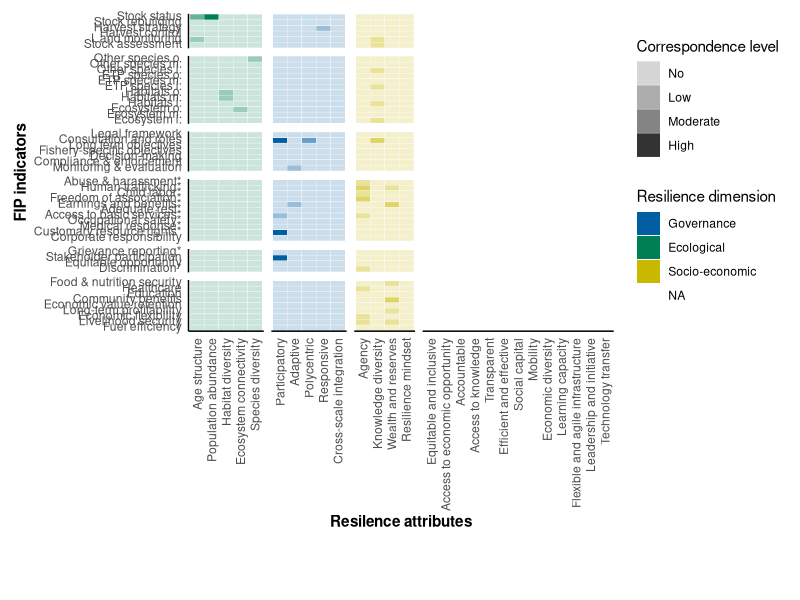

This chart was generated by the following R code: (Note: this script raises an error after producing the figure.)
library(tidyverse)
library(scales)
library(ggtext)  # Load ggtext for markdown-based styling



i<- read_csv("data/indicator_meta.csv") %>% 
  select(indicator_code, code, i_short, core, levels_i)


df <- read_csv("data/processed_data/tier1_data.csv") %>% 
  rename(assessment_p= assessment_principle) %>% 
  rename(score= indicator_attribute_score) %>% 
  rename(att_dimension = attribute_dimension)



df<- left_join(df, i) 

# Create the indicator_order column
df <- df %>%
  arrange(assessment, principle, code) %>%
  mutate(indicator_order = as.integer(factor(interaction(assessment, principle, code),
                                             levels = unique(interaction(assessment, principle, code))))) %>% 
  mutate(assessment_principle = paste(assessment, principle, sep = " - ")) 





dimension_order <- c("Ecological", "Governance", "Socio-economic")

# Sort the dataframe by the specified dimension order, category, attribute, and indicator_order
df_sorted <- df %>%
  arrange(factor(att_dimension, levels = dimension_order), attribute, indicator_order)

# Define a color palette for dimensions
dimension_colors <- c("Ecological" = "#007F54",  # Darker green for Ecological
                      "Governance" = "#005EA2",  # Darker blue for Governance
                      "Socio-economic" = "#C9B800")  # Darker yellow for Socio-economic


# Create the dim_color column based on att_dimension
df_sorted <- df_sorted %>%
  mutate(dim_color = recode(att_dimension,
                            "Ecological" = "#007F54",
                            "Governance" = "#005EA2",
                            "Socio-economic" = "#C9B800"))

# Arrange indicator_code by assessment, assessment_principle, and descending order
df_sorted <- df_sorted %>%
  arrange(assessment, assessment_principle, desc(code))

# Identify the indicators that should be bolded
bold_indicators <- df_sorted %>%
  filter(score %in% c(3)) %>%
  pull(i_short) %>%
  unique()

# Create a new column for labels with markdown-style bolding
df_sorted <- df_sorted %>%
  mutate(indicator_label = ifelse(i_short %in% bold_indicators, paste0("**", i_short, "**"), i_short))

# Create a logical order for attributes based on the computed average scores

# Calculate the average score by attribute to define the correct order
attribute_order <- df_sorted %>%
  group_by(attribute) %>%
  summarise(avg_score = mean(score, na.rm = TRUE)) %>%
  arrange(desc(avg_score))  # Order by descending average score

# Ensure 'attribute_order' column is available for sorting
attribute_order <- attribute_order %>%
  mutate(attribute_ordered = factor(attribute, levels = attribute))

#attribute_order <- attribute_order %>%
 # ungroup() %>%
  #mutate(attribute_ordered = factor(attribute, levels = unique(attribute)))

# Now apply this order to the dataframe
df_sorted <- df_sorted %>%
  mutate(attribute = factor(attribute, levels = attribute_order$attribute_ordered)) %>%
  arrange(factor(attribute, levels = levels(attribute_order$attribute_ordered)))


# Re-sort the dataframe based on the new attribute order
df_sorted <- df_sorted %>%
  mutate(attribute = factor(attribute, levels = attribute_order$attribute_ordered)) %>%
  arrange(factor(attribute, levels = levels(attribute_order$attribute_ordered)))


library(forcats)  # for fct_reorder

# Reorder the indicator_label based on level_i
df_sorted <- df_sorted %>%
  arrange(indicator_order) %>%
  mutate(indicator_label = fct_reorder(i_short, indicator_order))


ggplot(df_sorted, aes(
                      x = factor(attribute, levels = unique(attribute)),
                      y = factor(indicator_label, levels = rev(levels(indicator_label))),  
                      fill = dim_color, alpha = as.factor(score))) +
  geom_tile(color = "white") +
   scale_fill_identity(name = "Resilience dimension", guide = "legend", labels = c("Governance", "Ecological", "Socio-economic")) +  # Add legend title and labels
  scale_alpha_manual(values = c("0" = 0.2, "1" = 0.4, "2" = 0.6, "3" = 1),
                     labels = c("No", "Low", "Moderate", "High")) +
  facet_grid(assessment_p ~ att_dimension, scales = "free", space = "free") +  # Facet by assessment_principle on the y-axis and dimension on the x-axis
  theme_minimal() + 
  theme(
    axis.text.y = element_markdown(angle = 0, hjust = 1),  # Use element_markdown for bolding with ggtext
    axis.text.x = element_text(face = "plain", angle = 90, vjust = 0.5, hjust = 1),  # Adjust the x-axis labels for readability
    axis.title.x = element_text(face = "bold"),
    axis.title.y = element_text(face = "bold"),
    panel.grid.major = element_blank(), 
    axis.line = element_line(colour = "black"),
    strip.text = element_blank()) +
  theme(
    plot.margin = margin(t = 10, r = 10, b = 50, l = 10),
    axis.text.x = element_text(angle = 90, vjust = 0.5, hjust = 1)
  )+
  labs(y = "FIP indicators", x = "Resilence attributes", alpha = "Correspondence level")

quartz.save("main_figures/Figure_1_unedited.png", type = "png", dpi = 600)  
